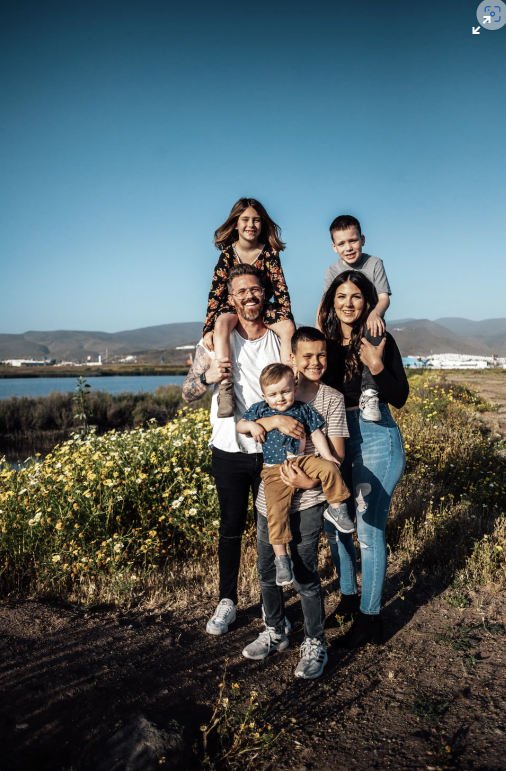
#> input picture Projects/17-Faces_Detection/1.png, 1012 x 1542 px (shown at 1/2 size); its folder holds only this picture in this run
$ python script.py
#> lines starting #> are read from the running program, lines starting #| are printed output that depends on the picture; after the words box and inside, x2 and y2 are one past the last pixel; in counts of white or black regions, pixels touching at a corner belong together
# Import necessary libraries
import cv2, glob

# Retrieve all .png files in the current directory
glob_img = glob.glob('*.png')

# Initialize the Haar cascade face detector provided by OpenCV
detect = cv2.CascadeClassifier('haarcascade_frontalface_default.xml')

# Define maximum size for the largest dimension (width or height) of the image
max_size = 1000

# Iterate through each .png file
for actual_img in glob_img:

    # Read the image file
    img = cv2.imread(actual_img)
#> img is the input picture: shape (1542, 1012, 3); mean B, G, R 99.8, 96.1, 81.3

    # If an image's width or height is larger than max_size,
    # scale it down to max_size while maintaining its aspect ratio.
    if max(img.shape) > max_size:
        scale = max_size / max(img.shape)
        img = cv2.resize(img, None, fx=scale, fy=scale)
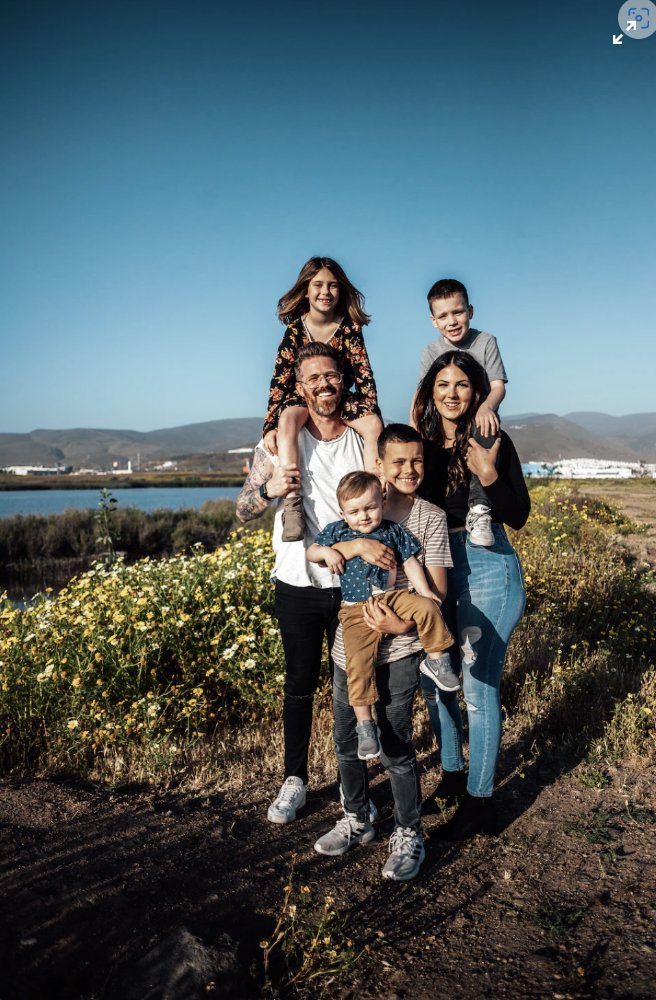
#> img: shape (1000, 656, 3); mean B, G, R 99.7, 96, 81.2

    # Convert the color image to grayscale, as the Haar cascade
    # face detector uses grayscale images.
    gray = cv2.cvtColor(img, cv2.COLOR_BGR2GRAY)
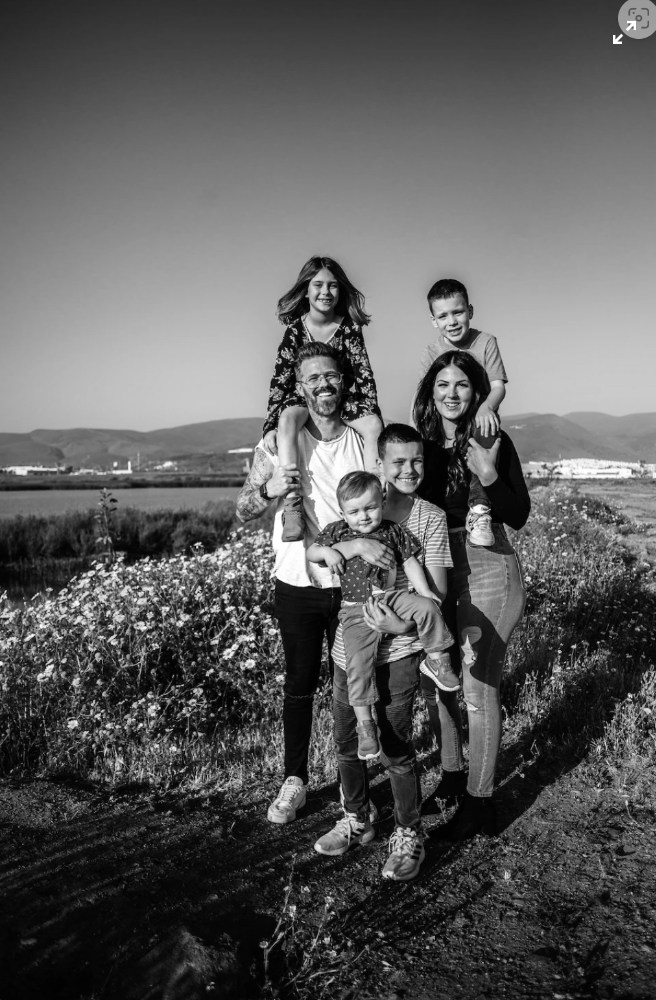
#> gray: shape (1000, 656); min 0, max 255, mean 92

    # Apply histogram equalization on the grayscale image to improve the contrast,
    # which can help the face detection process.
    gray = cv2.equalizeHist(gray)
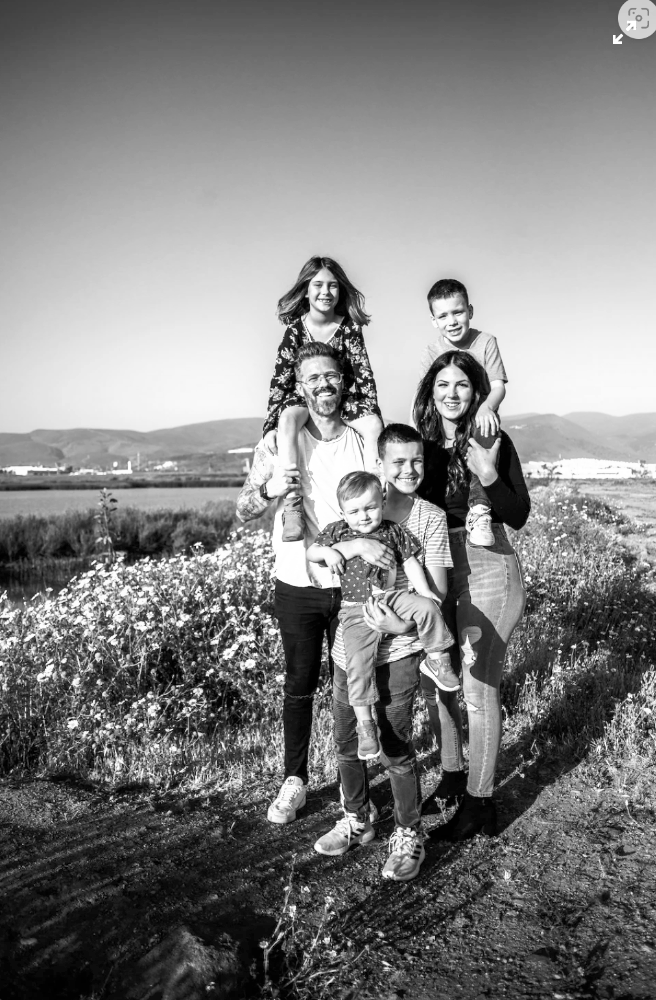
#> gray: shape (1000, 656); min 0, max 255, mean 128.2

    # Apply Gaussian blur on the grayscale image to reduce noise,
    # which can improve the face detection process.
    gray = cv2.GaussianBlur(gray, (5, 5), 0)

    # Perform face detection using the Haar cascade face detector.
    # Adjust the scaleFactor and minNeighbors parameters according to your needs.
    face = detect.detectMultiScale(gray, scaleFactor=1.20, minNeighbors=5)
#> face = [[304, 269, 41, 41], [425, 294, 51, 51], [427, 365, 51, 51], [382, 441, 51, 51], [344, 493, 42, 42], [297, 357, 52, 52]]

    # Draw a rectangle around each detected face on the original (color) image.
    for (x, y, w, h) in face:
        cv2.rectangle(img, (x, y), (x + w, y + h), (0, 255, 0), 2)
#> this loop made 6 passes
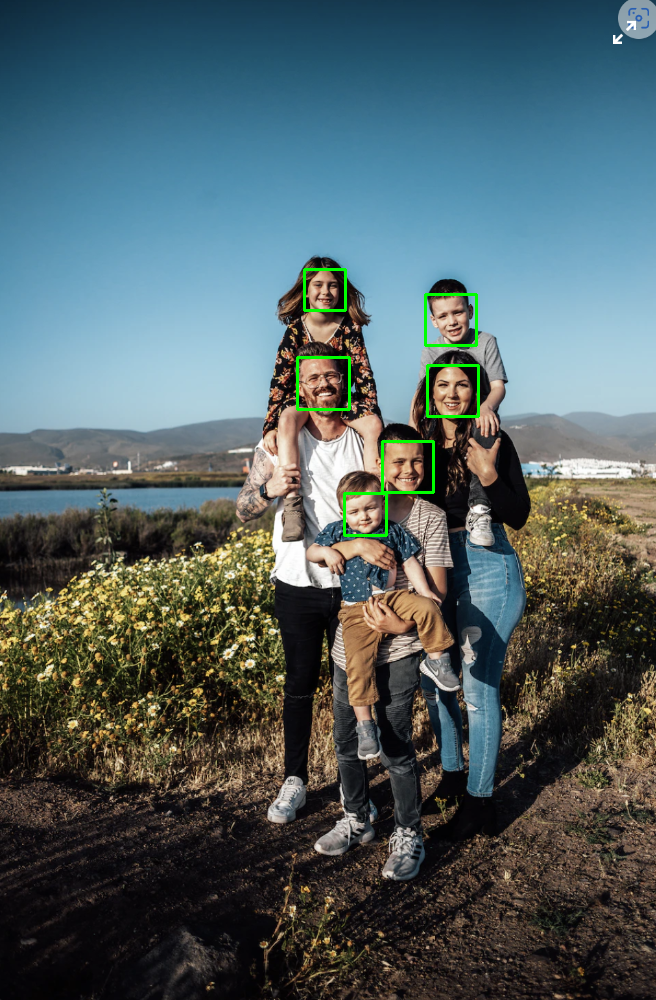
#> img: shape (1000, 656, 3); 0.52% of pixels changed, all inside (x1, y1, x2, y2) = (296, 268, 480, 537)

    # Display the image with detected faces.
    cv2.imshow('Detect Multiple Faces in Images', img)

    # Wait for 2000 ms before displaying the next image.
    cv2.waitKey(2000)

    # Close the image window.
    cv2.destroyAllWindows()

$ run again, on Projects/17-Faces_Detection/4.png
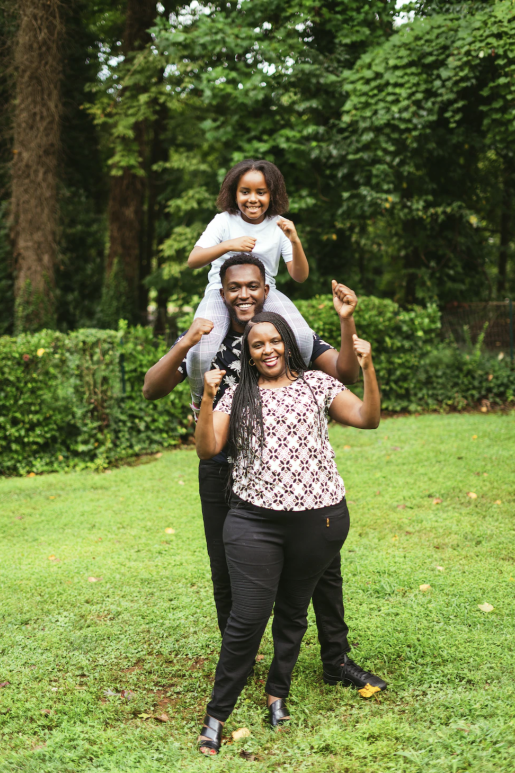
#> input picture Projects/17-Faces_Detection/4.png, 1030 x 1546 px (shown at 1/2 size)
#> img is the input picture: shape (1546, 1030, 3); mean B, G, R 65.6, 117.2, 104.9
#> `gray = cv2.equalizeHist(gray)`:
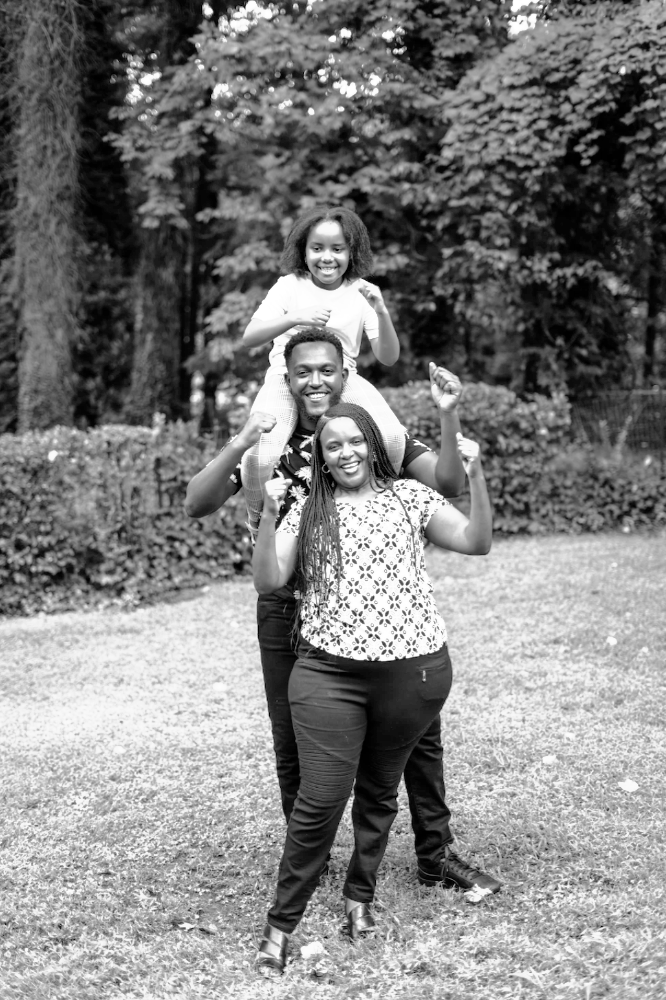
#> gray: shape (1000, 666); min 0, max 255, mean 128.2
#> face = [[299, 225, 58, 58], [283, 346, 64, 64], [315, 421, 61, 61]]
#> the loop `for (x, y, w, h) in face:` made 3 passes
#> after the loop `for (x, y, w, h) in face:`:
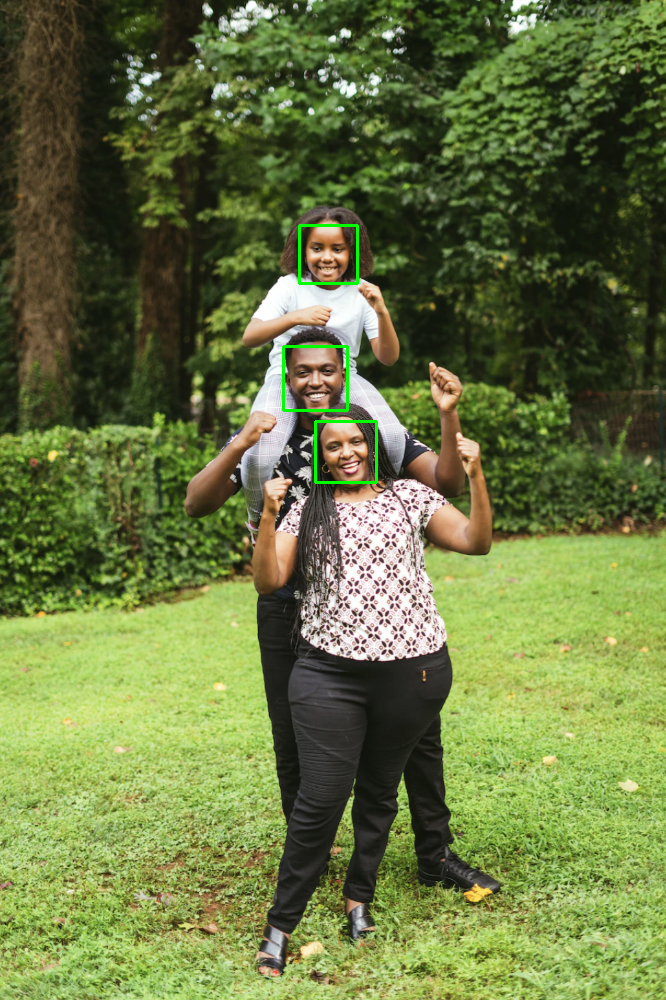
#> img: shape (1000, 666, 3); mean B, G, R 65.2, 117.5, 104.4

$ run again, on Projects/17-Faces_Detection/6.png
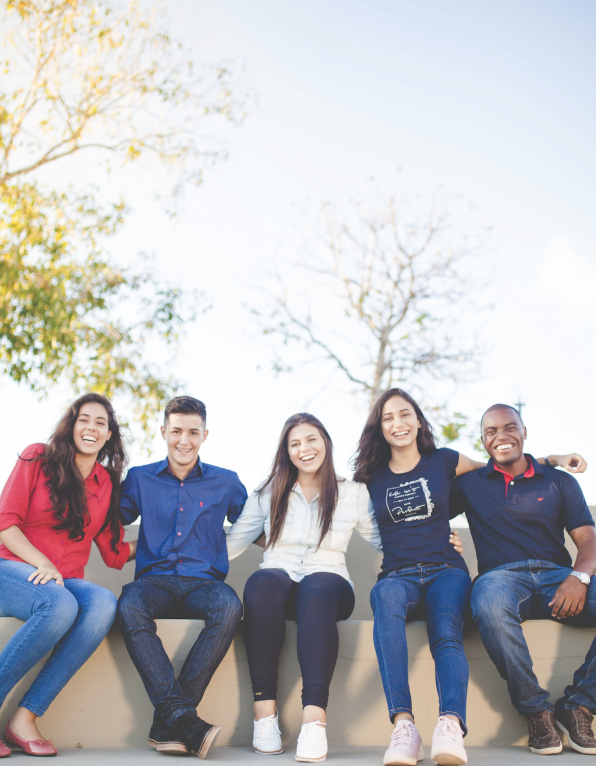
#> input picture Projects/17-Faces_Detection/6.png, 1192 x 1532 px (shown at 1/2 size)
#> img is the input picture: shape (1532, 1192, 3); mean B, G, R 190.6, 186.7, 187.8
#> `gray = cv2.equalizeHist(gray)`:
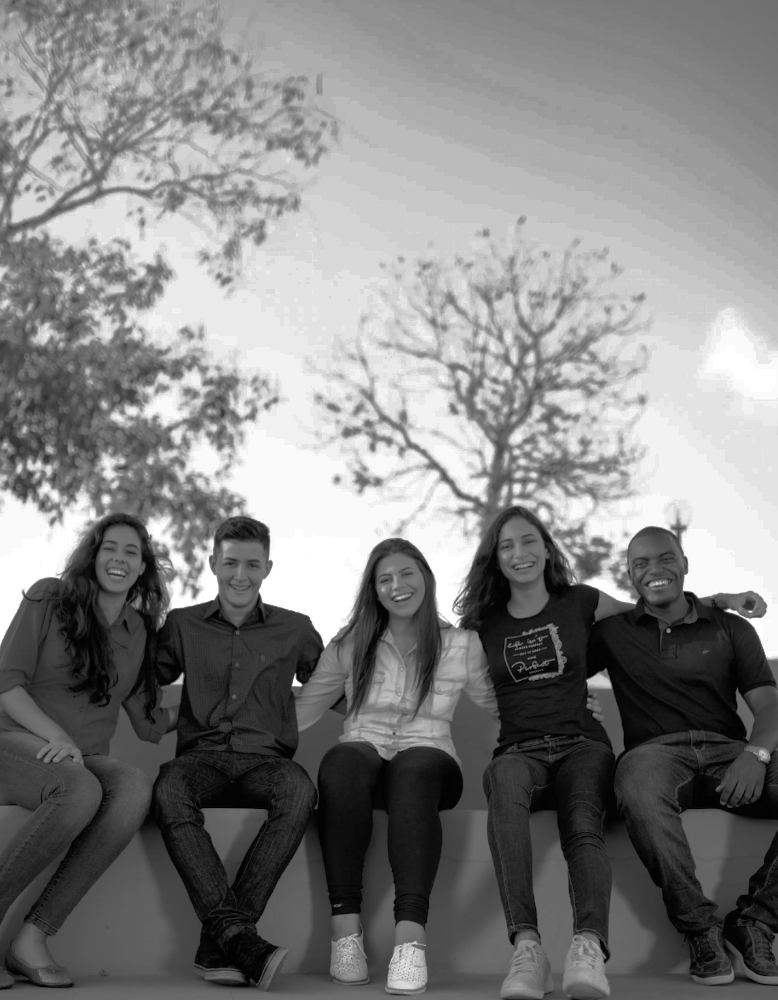
#> gray: shape (1000, 778); min 0, max 255, mean 129.1
#> face = [[368, 555, 58, 58], [490, 522, 59, 59], [90, 527, 61, 61], [212, 541, 57, 57], [92, 572, 61, 61]]
#> the loop `for (x, y, w, h) in face:` made 5 passes
#> after the loop `for (x, y, w, h) in face:`:
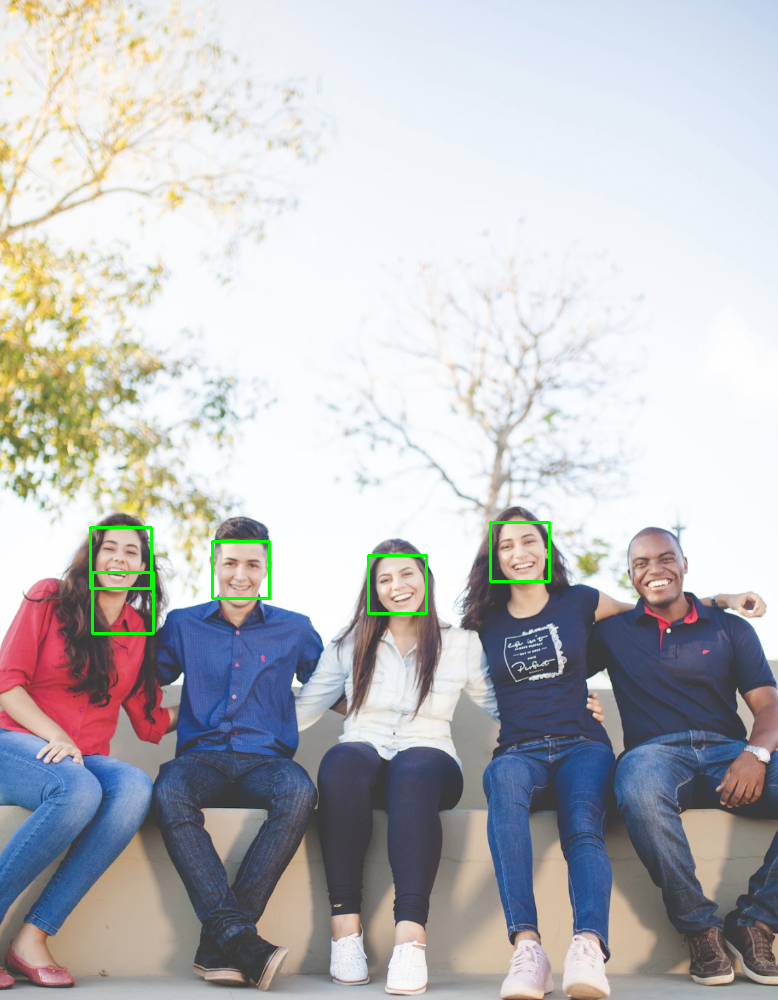
#> img: shape (1000, 778, 3); mean B, G, R 189.9, 187.2, 187.1

$ run again, on Projects/17-Faces_Detection/7.png
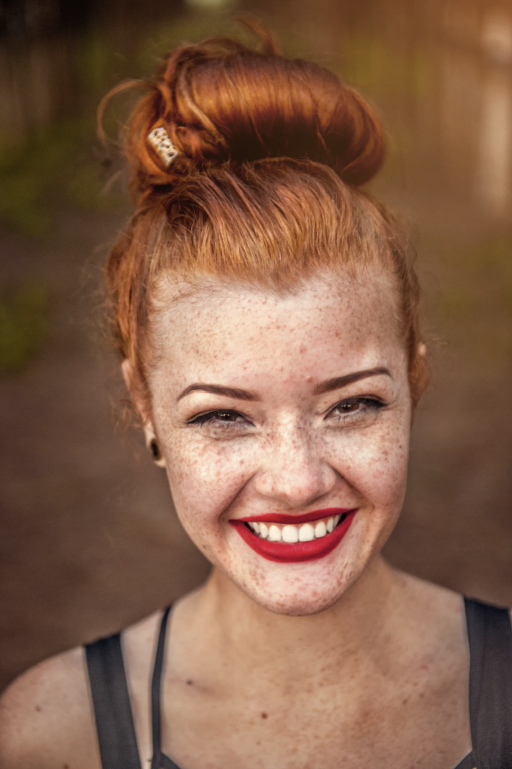
#> input picture Projects/17-Faces_Detection/7.png, 1024 x 1538 px (shown at 1/2 size)
#> img is the input picture: shape (1538, 1024, 3); mean B, G, R 73.2, 95.1, 132.5
#> `gray = cv2.equalizeHist(gray)`:
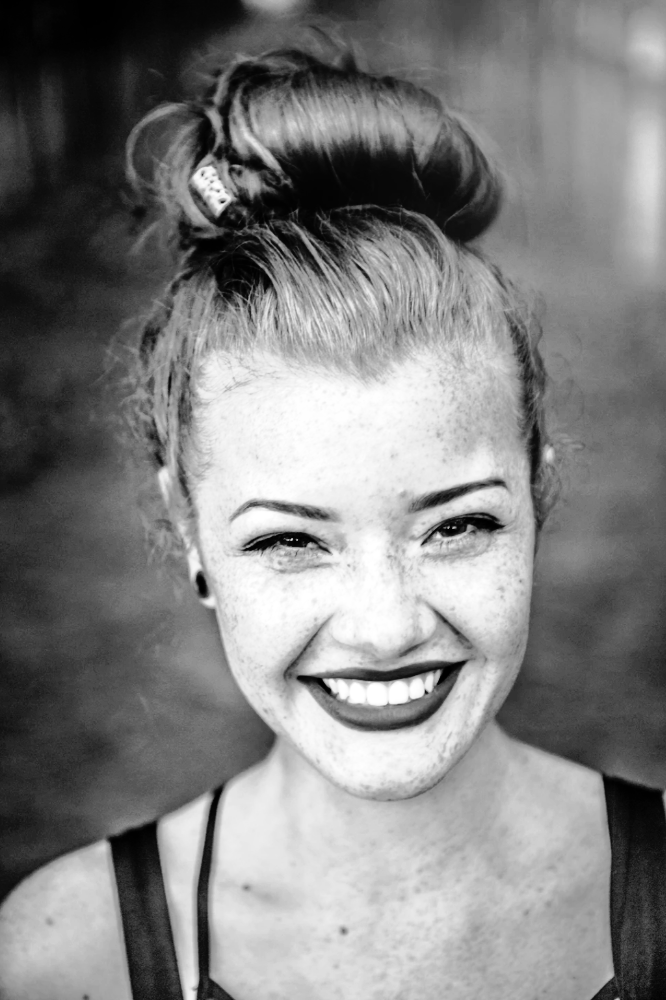
#> gray: shape (1000, 666); min 0, max 255, mean 128.4
#> face = [[145, 358, 450, 450]]
#> the loop `for (x, y, w, h) in face:` made 1 pass
#> after the loop `for (x, y, w, h) in face:`:
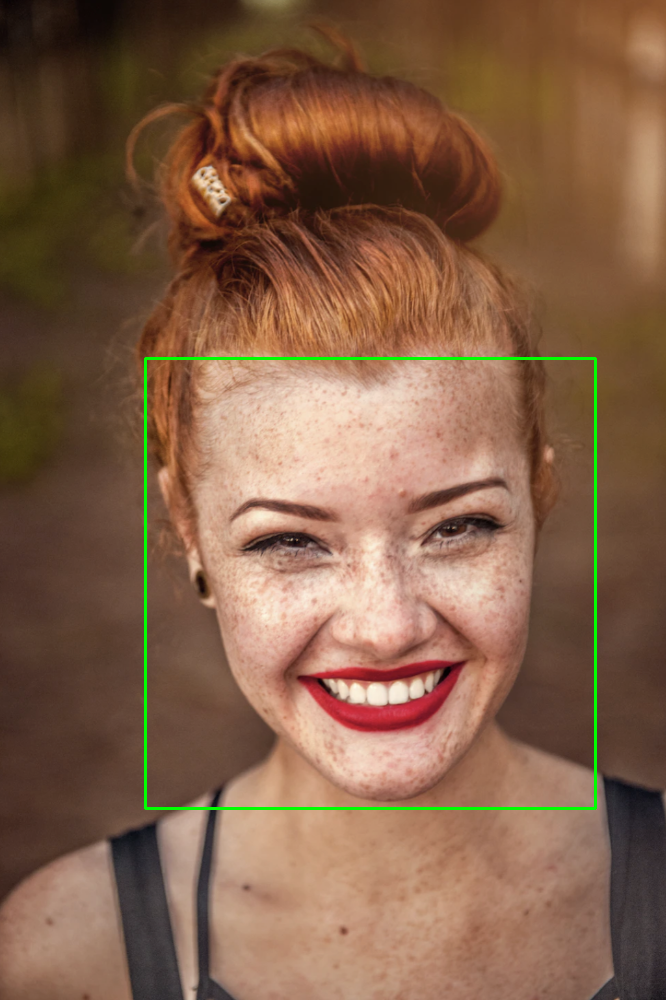
#> img: shape (1000, 666, 3); mean B, G, R 72.4, 96.3, 131.2
